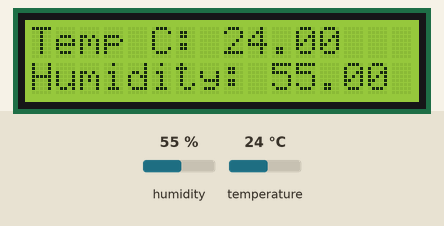
Simulated run of this program. Board: Arduino Uno, built with avr-gcc and run on an emulated ATmega328P. Parts: 16×2 character LCD. The inputs (shaded band) are chosen by the test bench; at power-on: humidity 55 %, temperature 24 °C.

Above: at 1.2 s.
1.3 s: humidity set to 22 %
At 3.2 s:
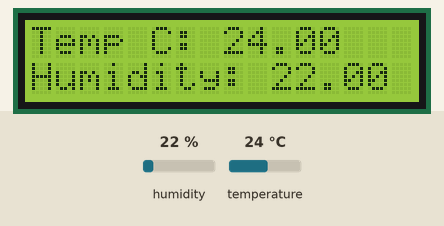
4.0 s: temperature set to 12 °C
At 5.0 s:
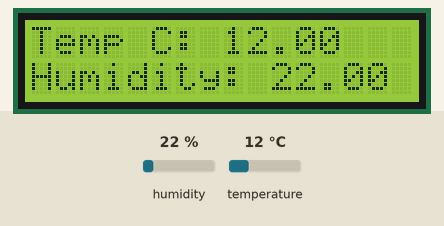
6.7 s: humidity set to 40 %
At 9.4 s:
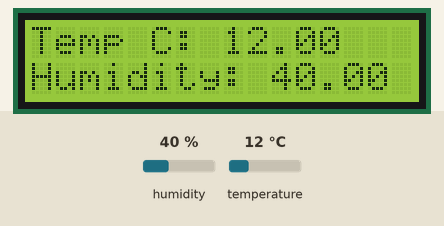
9.7 s: temperature set to 19 °C
At 11.5 s:
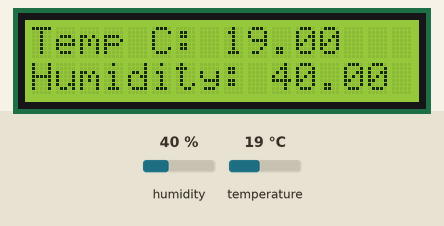
Timing chart, 0 to 13.0 s (numbered marks = the images above; inputs shaded):
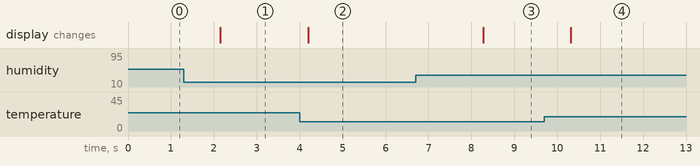

The program:

main.cpp
```cpp
#include <Arduino.h>
#include <DHT.h>
#include <Adafruit_Sensor.h> // dht has dependency on this
#include <LiquidCrystal_I2C.h>


/*
get started with the DHT11 temp & humidity sensor.BUT this time isplay on an LCD
USe 16*2 LCD with the I2C Module.
I2CModule ---> GND, VCC, SDA, SCL. SDA to A4, SCL to A5 [ these are defaults and need not be specified]
DHT11     ---> leftmost-- VCC, then Sensor pin, pin 3 not used, pin 4 is GND
*/


const int sensorPin= 7;
#define Type DHT11 //  to define the DHT sensor type you’re using
float temp;
float humidity;

DHT dht(sensorPin, Type); //initialize a DHT object with the pin and type
LiquidCrystal_I2C lcd(0x27, 16,2); //0*27 since all A0, A1 and A2 are not joined (See image)

void setup() {
// pinMode(sensorPin, OUTPUT); not needed, already set in the library
Serial.begin(9600);
lcd.init();
lcd.backlight();
dht.begin();
}

void loop() {
 temp = dht.readTemperature();
 humidity = dht.readHumidity();
 lcd.setCursor(0,0);
 lcd.print("Temp C: ");
 lcd.print(temp);
 lcd.setCursor(0,1);
 lcd.print("Humidity: ");
 lcd.print(humidity);
 delay(10);
}
```

Measured:
- after the input at 1.3 s, the display: changes after 0.86 s (image 1)
- after the input at 4.0 s, the display: changes after 0.19 s (image 2)
- after the input at 6.7 s, the display: changes after 1.6 s (image 3)
- after the input at 9.7 s, the display: changes after 0.61 s (image 4)
